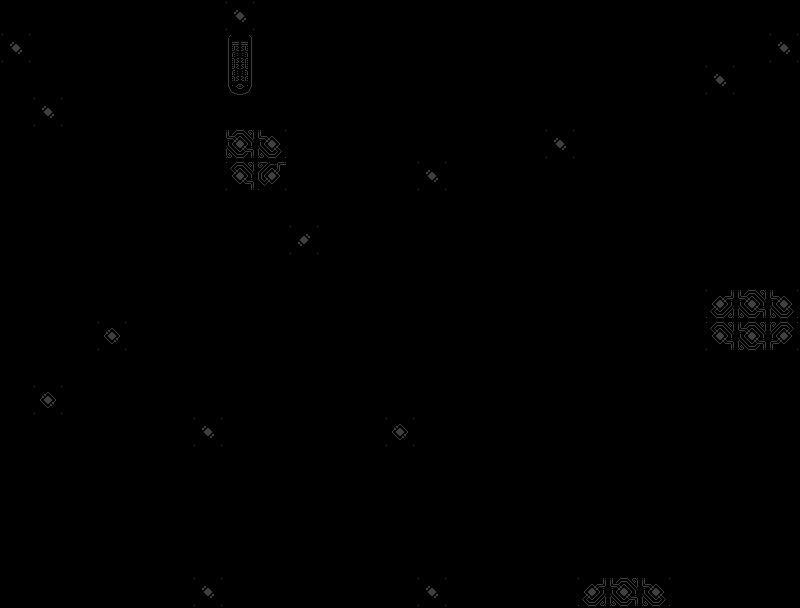

This game map was drawn from its Tiled (.tmx) file and the tilesets committed beside it. A one-line description and the trimmed map source follow:
An orthogonal 25x19 tile map with 32x32 px tiles, 4 tile layers (collision, ground_decorations, rift, decorations).

<map version="1.2" tiledversion="1.3.4" orientation="orthogonal" renderorder="right-down" width="25" height="19" tilewidth="32" tileheight="32" infinite="0" nextlayerid="5" nextobjectid="1">
 <tileset firstgid="1" source="nort_platform_tiles-Sheet.tsx" />
 <layer id="1" name="collision" width="25" height="19">
  <data>[475 cells, 169 non-empty, 4 distinct tile ids]</data>
 </layer>
 <layer id="2" name="ground_decorations" width="25" height="19">
  <data>[475 cells, 98 non-empty, 17 distinct tile ids]</data>
 </layer>
 <layer id="4" name="rift" width="25" height="19">
  <data>[475 cells, 24 non-empty, 9 distinct tile ids]</data>
 </layer>
 <layer id="3" name="decorations" width="25" height="19">
  <data>[475 cells, 51 non-empty, 8 distinct tile ids]</data>
 </layer>
</map>
